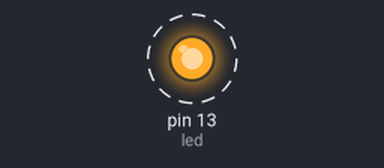
Simulated run of this sketch. Board: Arduino Uno, built with avr-gcc and run on an emulated ATmega328P. Parts: output pins drawn as LEDs (lit = HIGH). Dashed ring = blinking. Sleep ends after the set time or at an interrupt.

Above: at 0.4 s.
Timing chart, 0 to 4.3 s (numbered marks = the images above):
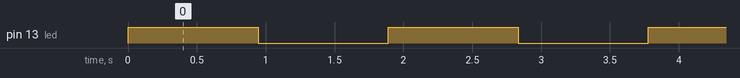

The sketch:

Sleep_delay.ino
```cpp
#include <avr/sleep.h>
#include <avr/wdt.h>

long timeSleep = 0;  // total time due to sleep
float calibv = 0.93; // ratio of real clock with WDT clock
volatile byte isrcalled = 0;  // WDT vector flag

// Internal function: Start watchdog timer
// byte psVal - Prescale mask
void WDT_On (byte psVal)
{
  // prepare timed sequence first
  byte ps = (psVal | (1<<WDIE)) & ~(1<<WDE);
  cli();
  wdt_reset();
  /* Clear WDRF in MCUSR */
  MCUSR &= ~(1<<WDRF);
  // start timed sequence
  WDTCSR |= (1<<WDCE) | (1<<WDE);
  // set new watchdog timeout value
  WDTCSR = ps;
  sei();
}

// Internal function.  Stop watchdog timer
void WDT_Off() {
  cli();
  wdt_reset();
  /* Clear WDRF in MCUSR */
  MCUSR &= ~(1<<WDRF);
  /* Write logical one to WDCE and WDE */
  /* Keep old prescaler setting to prevent unintentional time-out */
  WDTCSR |= (1<<WDCE) | (1<<WDE);
  /* Turn off WDT */
  WDTCSR = 0x00;
  sei();
}

// Calibrate watchdog timer with millis() timer(timer0)
void calibrate() {
  // timer0 continues to run in idle sleep mode
  set_sleep_mode(SLEEP_MODE_IDLE);
  long tt1=millis();
  doSleep(256);
  long tt2=millis();
  calibv = 256.0/(tt2-tt1);
}

// Estimated millis is real clock + calibrated sleep time
long estMillis() {
  return millis()+timeSleep;
}

// Delay function
void sleepCPU_delay(long sleepTime) {
  ADCSRA &= ~(1<<ADEN);  // adc off
  PRR = 0xEF; // modules off

  set_sleep_mode(SLEEP_MODE_PWR_DOWN);
  int trem = doSleep(sleepTime*calibv);
  timeSleep += (sleepTime-trem);

  PRR = 0x00; //modules on
  ADCSRA |= (1<<ADEN);  // adc on
}

// internal function.
int doSleep(long timeRem) {
#if defined(WDP3)
  byte WDTps = 9;  // WDT Prescaler value, 9 = 8192ms
#else
  byte WDTps = 7;  // WDT Prescaler value, 7 = 2048ms
#endif

  isrcalled = 0;
  sleep_enable();
  while(timeRem > 0) {
    //work out next prescale unit to use
    while ((0x10<<WDTps) > timeRem && WDTps > 0) {
      WDTps--;
    }
    // send prescaler mask to WDT_On
    WDT_On((WDTps & 0x08 ? (1<<WDP3) : 0x00) | (WDTps & 0x07));
    isrcalled=0;
    while (isrcalled==0) {
      // turn bod off
      MCUCR |= (1<<BODS) | (1<<BODSE);
      MCUCR &= ~(1<<BODSE);  // must be done right before sleep
      sleep_cpu();  // sleep here
    }
    // calculate remaining time
    timeRem -= (0x10<<WDTps);
  }
  sleep_disable();
  return timeRem;
}

// wdt int service routine
ISR(WDT_vect) {
  WDT_Off();
  isrcalled=1;
}

int led = 13;

// the setup routine runs once when you press reset:
void setup() {
  // initialize the digital pin as an output.
  pinMode(led, OUTPUT);
}

// the loop routine runs over and over again forever:
void loop() {
  digitalWrite(led, HIGH);   // turn the LED on (HIGH is the voltage level)
  sleepCPU_delay(1000);
  digitalWrite(led, LOW);   // turn the LED on (HIGH is the voltage level)
  sleepCPU_delay(1000);
}
```

Measured:
- by itself, pin 13 (led): alternates HIGH for 0.94 s and LOW for 0.94 s
